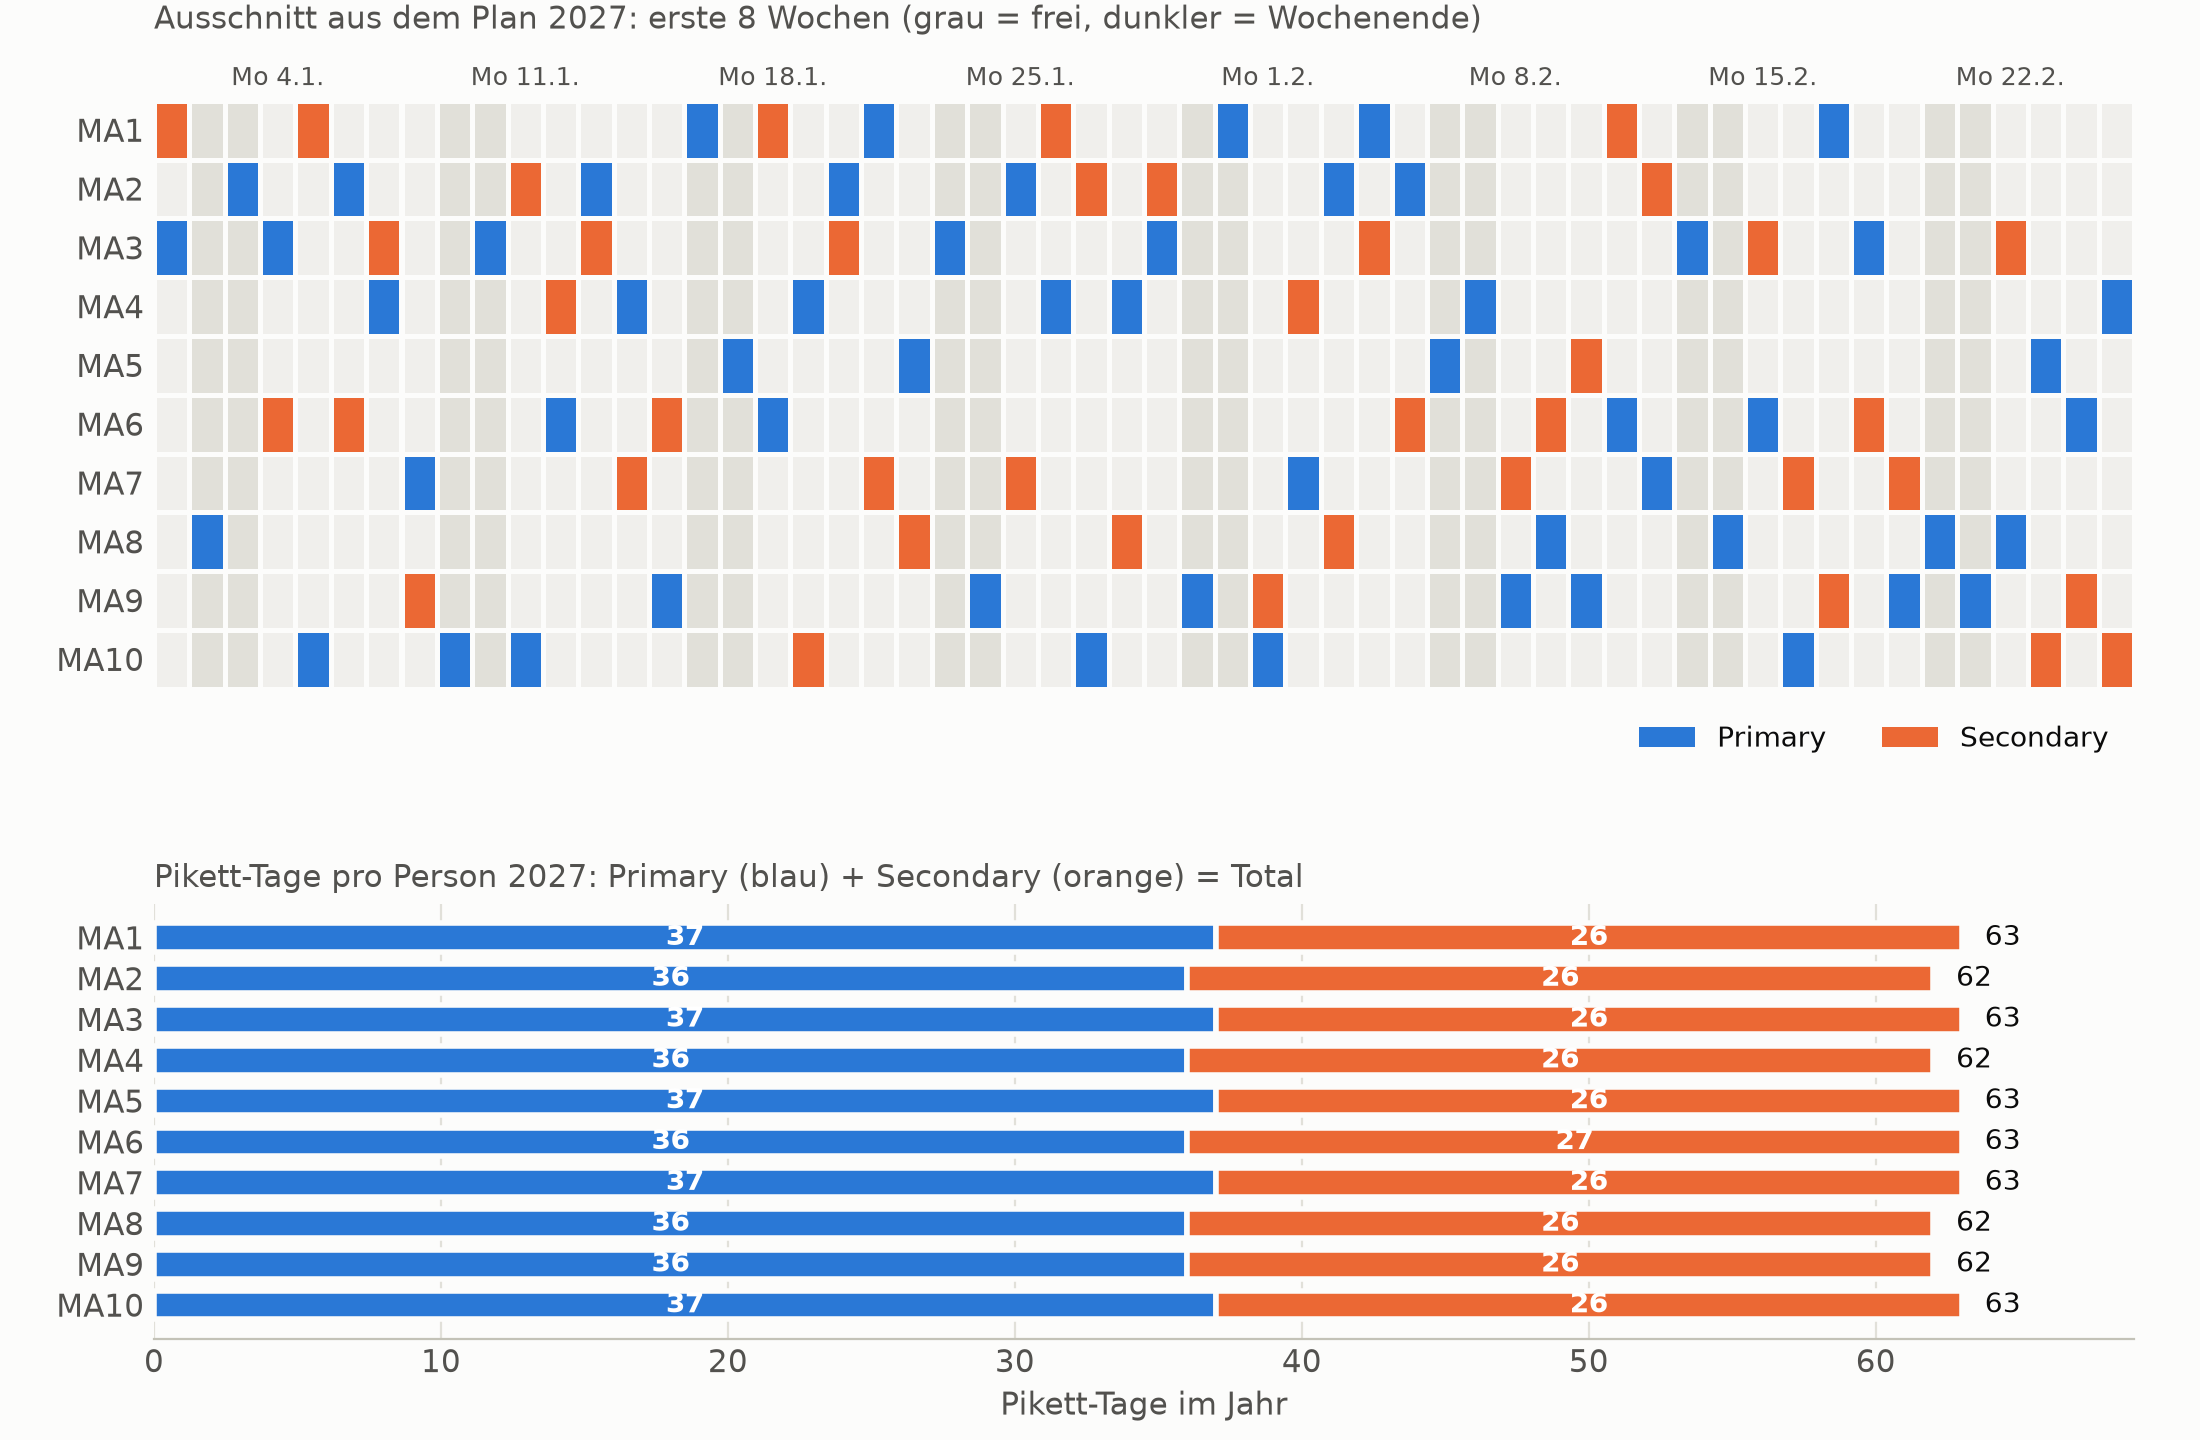

The Python source for this figure:
"""
Einsatz-Optimierung: Pikett-Planung für eine IT-Abteilung (Jahr 2027)

#GETTING STARTED
# pip install numpy pandas matplotlib scipy
"""

import datetime as dt
import numpy as np
import pandas as pd
import matplotlib.pyplot as plt
from matplotlib.patches import Rectangle
from scipy.optimize import milp, LinearConstraint, Bounds
from scipy.sparse import coo_matrix

# ------------------------------------------------------------
# 1. Eingaben
# ------------------------------------------------------------
JAHR = 2027
N = 10                                           # Anzahl Mitarbeitende
personen = [f"MA{i + 1}" for i in range(N)]

erster = dt.date(JAHR, 1, 1)
tage = [erster + dt.timedelta(days=i)
        for i in range((dt.date(JAHR + 1, 1, 1) - erster).days)]
D = len(tage)
werktag = np.array([t.weekday() < 5 for t in tage])   # Mo-Fr

n_primary = D                                    # jeden Tag ein Primary
n_secondary = int(werktag.sum())                 # nur Mo-Fr ein Secondary
n_total = n_primary + n_secondary

print(f"{JAHR}: {D} Tage, davon {n_secondary} Werktage und {D - n_secondary} Wochenendtage")
print(f"Primary-Tage: {n_primary}, Secondary-Tage: {n_secondary}, "
      f"Pikett-Tage total: {n_total}")
print(f"Durchschnitt pro Person: Primary {n_primary / N:.1f}, "
      f"Secondary {n_secondary / N:.1f}, total {n_total / N:.1f}\n")

# ------------------------------------------------------------
# 2. Modell: Variablen und Nebenbedingungen
# ------------------------------------------------------------
PRIMARY, SECONDARY = 0, 1
n_var = N * D * 2


def v(p, d, r):
    """Index der Entscheidungsvariable x[p,d,r]."""
    return (p * D + d) * 2 + r


zeilen, spalten, werte = [], [], []
lb, ub = [], []


def nebenbedingung(koeffizienten, untere, obere):
    """Fügt die Zeile  untere <= sum(koeff * x) <= obere  hinzu."""
    z = len(lb)
    for spalte, wert in koeffizienten:
        zeilen.append(z)
        spalten.append(spalte)
        werte.append(wert)
    lb.append(untere)
    ub.append(obere)


for d in range(D):
    # Abdeckung: jeden Tag genau ein Primary
    nebenbedingung([(v(p, d, PRIMARY), 1) for p in range(N)], 1, 1)
    # Abdeckung: Mo-Fr genau ein Secondary, am Wochenende keiner
    soll = 1 if werktag[d] else 0
    nebenbedingung([(v(p, d, SECONDARY), 1) for p in range(N)], soll, soll)

for p in range(N):
    for d in range(D):
        # eine Person hat pro Tag höchstens eine Rolle
        nebenbedingung([(v(p, d, PRIMARY), 1), (v(p, d, SECONDARY), 1)], 0, 1)
    for d in range(D - 1):
        # Zusatzregel: nicht an zwei aufeinanderfolgenden Tagen auf Pikett
        nebenbedingung([(v(p, d + dd, r), 1) for dd in (0, 1) for r in (0, 1)], 0, 1)

# Fairness Nebenbedingung: jede Person liegt zwischen abgerundetem und aufgerundetem Durchschnitt
for p in range(N):
    for rollen, anzahl in (((PRIMARY,), n_primary),
                           ((SECONDARY,), n_secondary),
                           ((PRIMARY, SECONDARY), n_total)):
        nebenbedingung([(v(p, d, r), 1) for d in range(D) for r in rollen],
                       int(np.floor(anzahl / N)), int(np.ceil(anzahl / N)))

A = coo_matrix((werte, (zeilen, spalten)), shape=(len(lb), n_var)).tocsr()
print(f"Modell: {n_var} binäre Variablen, {len(lb)} Nebenbedingungen")

# Reines Planungsproblem: Ziel 0,
# jede zulässige Lösung ist optimal.
res = milp(
    c=np.zeros(n_var),
    constraints=LinearConstraint(A, lb, ub),
    integrality=np.ones(n_var),
    bounds=Bounds(0, 1),
    options={"time_limit": 300},
)
assert res.x is not None, f"Keine Lösung gefunden: {res.message}"
print(f"Solver: {res.message}\n")

x = np.round(res.x).reshape(N, D, 2).astype(int)

# ------------------------------------------------------------
# 3. Kontrolle: Plan unabhängig vom Modell nachrechnen
# Nebenbedingungen Rule Set Checks
# ------------------------------------------------------------
assert (x[:, :, PRIMARY].sum(axis=0) == 1).all(), "Primary-Abdeckung verletzt"
assert (x[:, :, SECONDARY].sum(axis=0) == werktag.astype(int)).all(), "Secondary-Abdeckung verletzt"
im_dienst = x.sum(axis=2)                                   # Person x Tag
assert (im_dienst <= 1).all(), "Person doppelt eingeteilt"
assert ((im_dienst[:, :-1] + im_dienst[:, 1:]) <= 1).all(), "Pikett an zwei Tagen hintereinander"

p_tage = x[:, :, PRIMARY].sum(axis=1)
s_tage = x[:, :, SECONDARY].sum(axis=1)
t_tage = p_tage + s_tage
for name, werte_ in (("Primary", p_tage), ("Secondary", s_tage), ("Total", t_tage)):
    assert werte_.max() - werte_.min() <= 1, f"{name}: Unterschied grösser als 1"
assert t_tage.sum() == n_total
print("Kontrollen bestanden: Abdeckung, keine Doppelrollen, keine Folgetage, "
      "Unterschied je höchstens 1.\n")

we = ~werktag
uebersicht = pd.DataFrame({
    "Primary": p_tage,
    "Secondary": s_tage,
    "Total": t_tage,
    "davon Primary am Wochenende": x[:, we, PRIMARY].sum(axis=1),
}, index=personen)
print(uebersicht.to_string())

# Plan als Tabelle speichern
plan = pd.DataFrame({
    "Datum": tage,
    "Wochentag": [t.strftime("%a") for t in tage],
    "Primary": [personen[int(np.argmax(x[:, d, PRIMARY]))] for d in range(D)],
    "Secondary": [personen[int(np.argmax(x[:, d, SECONDARY]))] if werktag[d] else "-"
                  for d in range(D)],
})

#debug
#plan.to_csv("m05_02_pikett_plan_2027.csv", index=False)

# ------------------------------------------------------------
# 4. Grafik: Plan-Ausschnitt (8 Wochen) und Tage pro Person
# ------------------------------------------------------------
SURFACE = "#fcfcfb"
INK, INK2, MUTED = "#0b0b0b", "#52514e", "#898781"
C_PRIMARY, C_SECONDARY = "#2a78d6", "#eb6834"      # Kategorien 1 und 2
C_FREI, C_FREI_WE = "#f0efec", "#e1e0d9"

plt.rcParams.update({"font.size": 11, "axes.edgecolor": MUTED,
                     "text.color": INK, "axes.labelcolor": INK2,
                     "xtick.color": INK2, "ytick.color": INK2})

fig = plt.figure(figsize=(11, 7.2), facecolor=SURFACE)
gs = fig.add_gridspec(2, 1, height_ratios=[1.35, 1], hspace=0.42,
                      left=0.07, right=0.97, top=0.93, bottom=0.07)

# --- oben: Ausschnitt aus dem Plan ---
ax1 = fig.add_subplot(gs[0], facecolor=SURFACE)
AUSSCHNITT = 56                                    # 8 Wochen ab 1. Januar
start = 0
for d in range(start, start + AUSSCHNITT):
    for p in range(N):
        if x[p, d, PRIMARY]:
            farbe = C_PRIMARY
        elif x[p, d, SECONDARY]:
            farbe = C_SECONDARY
        else:
            farbe = C_FREI if werktag[d] else C_FREI_WE
        ax1.add_patch(Rectangle((d - start, N - 1 - p), 1, 1, facecolor=farbe,
                                edgecolor=SURFACE, linewidth=1.8))
ax1.set_xlim(0, AUSSCHNITT)
ax1.set_ylim(0, N)
ax1.set_yticks([N - 1 - p + 0.5 for p in range(N)])
ax1.set_yticklabels(personen)
montage = [d for d in range(start, start + AUSSCHNITT) if tage[d].weekday() == 0]
ax1.set_xticks([d - start + 0.5 for d in montage])
ax1.set_xticklabels([f"Mo {tage[d].day}.{tage[d].month}." for d in montage], fontsize=9)
ax1.xaxis.tick_top()
ax1.tick_params(length=0)
for s in ax1.spines.values():
    s.set_visible(False)
ax1.set_title(f"Ausschnitt aus dem Plan {JAHR}: erste 8 Wochen (grau = frei, dunkler = Wochenende)",
              loc="left", fontsize=11, color=INK2, pad=26)
ax1.legend(handles=[Rectangle((0, 0), 1, 1, facecolor=C_PRIMARY, label="Primary"),
                    Rectangle((0, 0), 1, 1, facecolor=C_SECONDARY, label="Secondary")],
           loc="upper right", bbox_to_anchor=(1.0, -0.02), ncol=2, frameon=False,
           fontsize=10)

# --- unten: Pikett-Tage pro Person im ganzen Jahr ---
ax2 = fig.add_subplot(gs[1], facecolor=SURFACE)
y = np.arange(N)[::-1]
ax2.barh(y, p_tage, color=C_PRIMARY, edgecolor=SURFACE, linewidth=2, height=0.7)
ax2.barh(y, s_tage, left=p_tage, color=C_SECONDARY, edgecolor=SURFACE, linewidth=2, height=0.7)
for i in range(N):
    ax2.text(p_tage[i] / 2, y[i], f"{p_tage[i]}", ha="center", va="center",
             color="white", fontsize=10, fontweight="bold")
    ax2.text(p_tage[i] + s_tage[i] / 2, y[i], f"{s_tage[i]}", ha="center", va="center",
             color="white", fontsize=10, fontweight="bold")
    ax2.text(t_tage[i] + 0.8, y[i], f"{t_tage[i]}", ha="left", va="center",
             color=INK, fontsize=10)
ax2.set_yticks(y)
ax2.set_yticklabels(personen)
ax2.set_xlim(0, t_tage.max() + 6)
ax2.set_xlabel("Pikett-Tage im Jahr")
ax2.tick_params(length=0)
for s in ("top", "right", "left"):
    ax2.spines[s].set_visible(False)
ax2.spines["bottom"].set_color("#c3c2b7")
ax2.xaxis.grid(True, color="#e1e0d9", linewidth=0.8)
ax2.set_axisbelow(True)
ax2.set_title(f"Pikett-Tage pro Person {JAHR}: Primary (blau) + Secondary (orange) = Total",
              loc="left", fontsize=11, color=INK2)

plt.savefig("m05_01_pikett_planung.png", dpi=200, facecolor=SURFACE)
